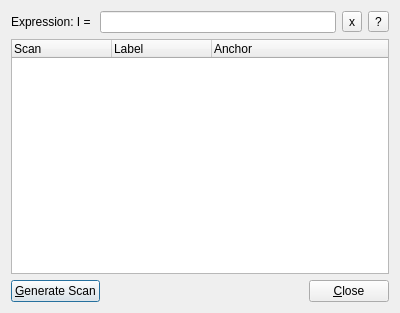
<?xml version="1.0" encoding="UTF-8"?>
<ui version="4.0">
 <class>ScanMathDialog</class>
 <widget class="QDialog" name="ScanMathDialog">
  <property name="geometry">
   <rect>
    <x>0</x>
    <y>0</y>
    <width>400</width>
    <height>313</height>
   </rect>
  </property>
  <property name="windowTitle">
   <string>Scan Math</string>
  </property>
  <layout class="QVBoxLayout" name="verticalLayout">
   <item>
    <layout class="QHBoxLayout" name="horizontalLayout_2">
     <item>
      <widget class="QLabel" name="label">
       <property name="text">
        <string>Expression: I = </string>
       </property>
      </widget>
     </item>
     <item>
      <widget class="QLineEdit" name="lineEdit"/>
     </item>
     <item>
      <widget class="QToolButton" name="toolButtonClear">
       <property name="text">
        <string>x</string>
       </property>
      </widget>
     </item>
     <item>
      <widget class="QToolButton" name="toolButtonInfo">
       <property name="toolTip">
        <string>Show help information</string>
       </property>
       <property name="text">
        <string>?</string>
       </property>
      </widget>
     </item>
    </layout>
   </item>
   <item>
    <widget class="QTreeWidget" name="treeWidget">
     <column>
      <property name="text">
       <string>Scan</string>
      </property>
     </column>
     <column>
      <property name="text">
       <string>Label</string>
      </property>
     </column>
     <column>
      <property name="text">
       <string>Anchor</string>
      </property>
     </column>
    </widget>
   </item>
   <item>
    <layout class="QHBoxLayout" name="horizontalLayout">
     <item>
      <widget class="QPushButton" name="pushButtonGenerate">
       <property name="text">
        <string>&amp;Generate Scan</string>
       </property>
      </widget>
     </item>
     <item>
      <spacer name="horizontalSpacer">
       <property name="orientation">
        <enum>Qt::Horizontal</enum>
       </property>
       <property name="sizeHint" stdset="0">
        <size>
         <width>40</width>
         <height>20</height>
        </size>
       </property>
      </spacer>
     </item>
     <item>
      <widget class="QPushButton" name="pushButtonClose">
       <property name="text">
        <string>&amp;Close</string>
       </property>
      </widget>
     </item>
    </layout>
   </item>
  </layout>
 </widget>
 <tabstops>
  <tabstop>lineEdit</tabstop>
  <tabstop>toolButtonClear</tabstop>
  <tabstop>toolButtonInfo</tabstop>
  <tabstop>treeWidget</tabstop>
  <tabstop>pushButtonGenerate</tabstop>
  <tabstop>pushButtonClose</tabstop>
 </tabstops>
 <resources/>
 <connections>
  <connection>
   <sender>pushButtonClose</sender>
   <signal>clicked()</signal>
   <receiver>ScanMathDialog</receiver>
   <slot>close()</slot>
   <hints>
    <hint type="sourcelabel">
     <x>389</x>
     <y>302</y>
    </hint>
    <hint type="destinationlabel">
     <x>232</x>
     <y>156</y>
    </hint>
   </hints>
  </connection>
  <connection>
   <sender>pushButtonGenerate</sender>
   <signal>clicked()</signal>
   <receiver>ScanMathDialog</receiver>
   <slot>compute()</slot>
   <hints>
    <hint type="sourcelabel">
     <x>84</x>
     <y>302</y>
    </hint>
    <hint type="destinationlabel">
     <x>143</x>
     <y>51</y>
    </hint>
   </hints>
  </connection>
  <connection>
   <sender>toolButtonClear</sender>
   <signal>clicked()</signal>
   <receiver>lineEdit</receiver>
   <slot>clear()</slot>
   <hints>
    <hint type="sourcelabel">
     <x>360</x>
     <y>56</y>
    </hint>
    <hint type="destinationlabel">
     <x>330</x>
     <y>57</y>
    </hint>
   </hints>
  </connection>
  <connection>
   <sender>toolButtonInfo</sender>
   <signal>clicked()</signal>
   <receiver>ScanMathDialog</receiver>
   <slot>showInfo()</slot>
   <hints>
    <hint type="sourcelabel">
     <x>388</x>
     <y>45</y>
    </hint>
    <hint type="destinationlabel">
     <x>399</x>
     <y>42</y>
    </hint>
   </hints>
  </connection>
 </connections>
 <slots>
  <slot>compute()</slot>
  <slot>showInfo()</slot>
 </slots>
</ui>
